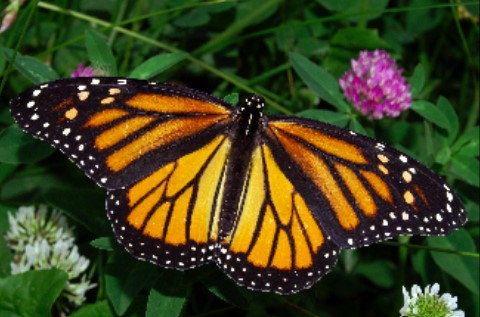
#> input picture clustering_based_segmentation/cluster_sample.jpg, 480 x 317 px
$ python cluster.py
#> lines starting #> are read from the running program, lines starting #| are printed output that depends on the picture
import numpy as np
import matplotlib.pyplot as plt
import cv2


# Read in the image
image = cv2.imread("cluster_sample.jpg")
#> image is the input picture: shape (317, 480, 3); mean B, G, R 29, 65.3, 63.7

# Change color to RGB (from BGR)
image = cv2.cvtColor(image, cv2.COLOR_BGR2RGB)

plt.imshow(image)


# Reshaping the image into a 2D array of pixels and 3 color values (RGB)
pixel_vals = image.reshape((-1,3))

# Convert to float type
pixel_vals = np.float32(pixel_vals)

#the below line of code defines the criteria for the algorithm to stop running,
#which will happen is 100 iterations are run or the epsilon (which is the required accuracy)
#becomes 85%
criteria = (cv2.TERM_CRITERIA_EPS + cv2.TERM_CRITERIA_MAX_ITER, 100, 0.85)

# then perform k-means clustering with number of clusters defined as 3
#also random centres are initially choosed for k-means clustering
k = int(input("Enter the numbers of clusters ="))
#> the answer given: 3
retval, labels, centers = cv2.kmeans(pixel_vals, k, None, criteria, 10, cv2.KMEANS_RANDOM_CENTERS)
#> retval = 358005918.2; centers = [[153.4, 138, 131.4], [213.8, 142.5, 18.65], [30.15, 45.15, 19.65]]

# convert data into 8-bit values
centers = np.uint8(centers)
#> centers = [[153, 137, 131], [213, 142, 18], [30, 45, 19]]
segmented_data = centers[labels.flatten()]

# reshape data into the original image dimensions
segmented_image = segmented_data.reshape((image.shape))
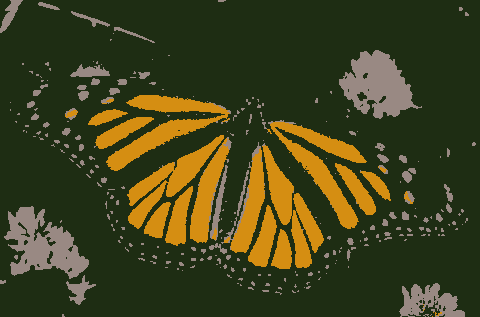
#> segmented_image: shape (317, 480, 3); mean R, G, B 63.5, 65, 28.4

plt.imshow(segmented_image)
plt.show()
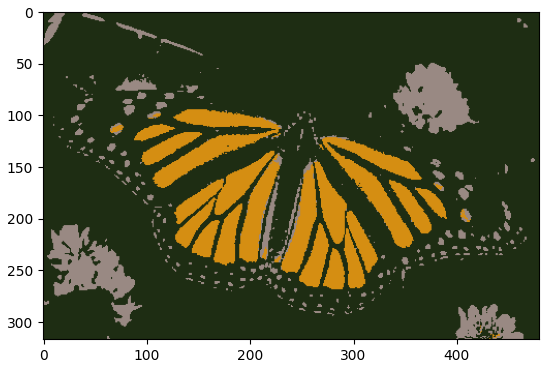
#> figure drawn by matplotlib, 1 panel
